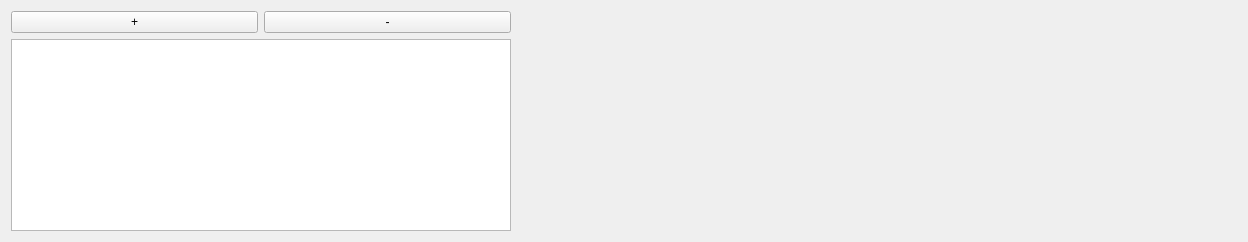
         <widget class="QWidget" name="steelCncrPage">
          <attribute name="title">
           <string>Acciaio per C.A.</string>
          </attribute>
          <layout class="QGridLayout" name="gridLayout_21">
           <item row="0" column="0">
            <layout class="QGridLayout" name="steelCncrPageLayout">
             <item row="0" column="0">
              <layout class="QGridLayout" name="gridLayout_4">
               <item row="0" column="0">
                <widget class="QPushButton" name="addSectionSteelCncrPButton">
                 <property name="text">
                  <string>+</string>
                 </property>
                </widget>
               </item>
               <item row="0" column="1">
                <widget class="QPushButton" name="removeSectionSteelCncrPButton">
                 <property name="text">
                  <string>-</string>
                 </property>
                </widget>
               </item>
               <item row="1" column="0" colspan="2">
                <widget class="QTableView" name="sectionsSteelCncrTableView">
                 <property name="sizePolicy">
                  <sizepolicy hsizetype="MinimumExpanding" vsizetype="Expanding">
                   <horstretch>0</horstretch>
                   <verstretch>0</verstretch>
                  </sizepolicy>
                 </property>
                 <property name="minimumSize">
                  <size>
                   <width>500</width>
                   <height>0</height>
                  </size>
                 </property>
                </widget>
               </item>
              </layout>
             </item>
             <item row="0" column="1">
              <spacer name="horizontalSpacer_4">
               <property name="orientation">
                <enum>Qt::Horizontal</enum>
               </property>
               <property name="sizeType">
                <enum>QSizePolicy::Maximum</enum>
               </property>
               <property name="sizeHint" stdset="0">
                <size>
                 <width>726</width>
                 <height>20</height>
                </size>
               </property>
              </spacer>
             </item>
            </layout>
           </item>
          </layout>
         </widget>
